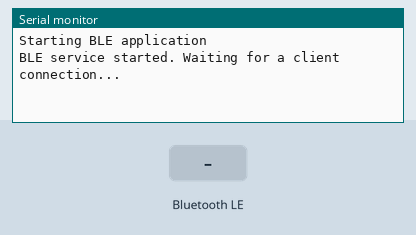
The program below on a simulated ESP32-S3. Shown: the last lines printed to the serial monitor. The test bench sets the inputs (shaded band). Random numbers use the default seed unless the program sets one; nothing arrives over Bluetooth unless stated; a phone connects over Bluetooth LE 3 s after start.

Above: at 1.2 s.
1.3 s: Bluetooth LE write "1" received
At 1.7 s:
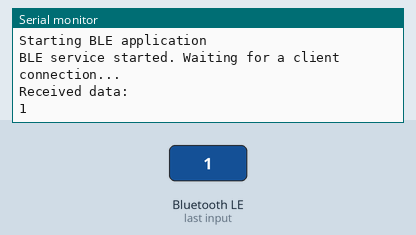
2.8 s: Bluetooth LE write "0" received
At 2.96 s:
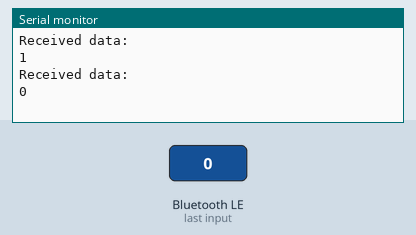
5.5 s: Bluetooth LE write "2" received
At 5.9 s:
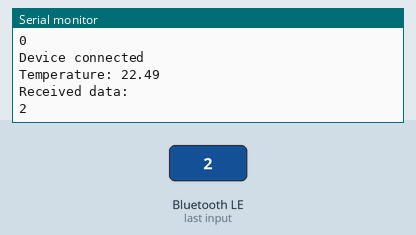
Timing chart, 0 to 8.5 s (numbered marks = the images above; inputs shaded):
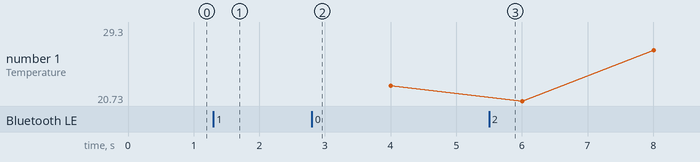

Measured:
- after the input at 1.3 s, the serial monitor: prints a new line at once (image 1)
- after the input at 2.8 s, the serial monitor: prints a new line at once (image 2)
- after the input at 5.5 s, the serial monitor: prints a new line at once (image 3)

The program:

main.cpp
```cpp
#include <Arduino.h>
#include <BLEDevice.h>
#include <BLEServer.h>
#include <BLEUtils.h>
#include <BLE2902.h>

// Define UUIDs for the BLE service and characteristic
#define SERVICE_UUID        "4fafc201-1fb5-459e-8fcc-c5c9c331914b"
#define CHARACTERISTIC_UUID "beb5483e-36e1-4688-b7f5-ea07361b26a8"

// Create pointers for BLE objects
BLEServer* pServer = NULL;
BLECharacteristic* pCharacteristic = NULL;
bool deviceConnected = false;
bool oldDeviceConnected = false;

// Variables for sensor data (example)
float temperature = 0;
unsigned long previousMillis = 0;
const long interval = 2000;  // Update interval in milliseconds

// Callback class for handling server events
class MyServerCallbacks: public BLEServerCallbacks {
    void onConnect(BLEServer* pServer) {
      deviceConnected = true;
      Serial.println("Device connected");
    }

    void onDisconnect(BLEServer* pServer) {
      deviceConnected = false;
      Serial.println("Device disconnected");
    }
};

// Callback for handling characteristic events
class CharacteristicCallbacks: public BLECharacteristicCallbacks {
    void onWrite(BLECharacteristic *pCharacteristic) {
      std::string value = pCharacteristic->getValue();

      if (value.length() > 0) {
        Serial.println("Received data: ");
        for (int i = 0; i < value.length(); i++) {
          Serial.print(value[i]);
        }
        Serial.println();
      }
    }
};

void setup() {
  Serial.begin(115200);
  Serial.println("Starting BLE application");

  // Initialize BLE device
  BLEDevice::init("ESP32-S3 Lulu _Alicia");

  // Create the BLE Server
  pServer = BLEDevice::createServer();
  pServer->setCallbacks(new MyServerCallbacks());

  // Create the BLE Service
  BLEService *pService = pServer->createService(SERVICE_UUID);

  // Create a BLE Characteristic
  pCharacteristic = pService->createCharacteristic(
                      CHARACTERISTIC_UUID,
                      BLECharacteristic::PROPERTY_READ   |
                      BLECharacteristic::PROPERTY_WRITE  |
                      BLECharacteristic::PROPERTY_NOTIFY |
                      BLECharacteristic::PROPERTY_INDICATE
                    );

  // Add the descriptor for notifications
  pCharacteristic->addDescriptor(new BLE2902());

  // Set callback to handle write events
  pCharacteristic->setCallbacks(new CharacteristicCallbacks());

  // Start the service
  pService->start();

  // Start advertising
  BLEAdvertising *pAdvertising = BLEDevice::getAdvertising();
  pAdvertising->addServiceUUID(SERVICE_UUID);
  pAdvertising->setScanResponse(true);
  pAdvertising->setMinPreferred(0x06);  // helps with iPhone connections issue
  pAdvertising->setMinPreferred(0x12);
  BLEDevice::startAdvertising();

  Serial.println("BLE service started. Waiting for a client connection...");
}

void loop() {
  unsigned long currentMillis = millis();

  // Simulate sensor reading and update value periodically
  if (currentMillis - previousMillis >= interval) {
    previousMillis = currentMillis;

    // Simulate temperature change
    temperature = random(2000, 3000) / 100.0;

    // If a device is connected, update the characteristic value
    if (deviceConnected) {
      String tempStr = String(temperature, 2);
      pCharacteristic->setValue(tempStr.c_str());
      pCharacteristic->notify();
      Serial.print("Temperature: ");
      Serial.println(tempStr);
    }
  }

  // Handle connection events
  if (!deviceConnected && oldDeviceConnected) {
    delay(500); // Give the Bluetooth stack time to get ready
    pServer->startAdvertising(); // Restart advertising
    Serial.println("Started advertising again");
    oldDeviceConnected = deviceConnected;
  }

  // If we've connected to a device
  if (deviceConnected && !oldDeviceConnected) {
    oldDeviceConnected = deviceConnected;
  }

  delay(10); // Small delay for stability
}
```
